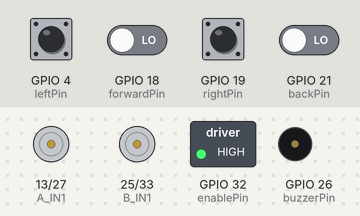
A sketch run on a simulated ESP32. Parts: motor-driver pin pairs drawn as motors (green arrow = first pin HIGH = forward, orange = second pin HIGH = backward, longer = more drive), switched loads named in the sketch (green lamp = pin HIGH), buzzer (waves = sounding). Inputs (shaded band) come from the test bench; at power-on: GPIO 4 (leftPin), GPIO 18 (forwardPin), GPIO 19 (rightPin), GPIO 21 (backPin) LOW.

Above: at 1.2 s.
1.3 s: GPIO 4 (leftPin) pulled HIGH for 0.15 s
At 1.45 s:
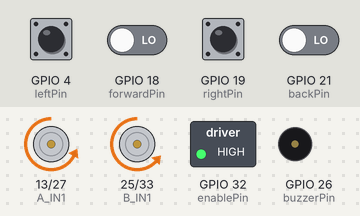
4.3 s: GPIO 21 (backPin) driven HIGH
At 4.46 s:
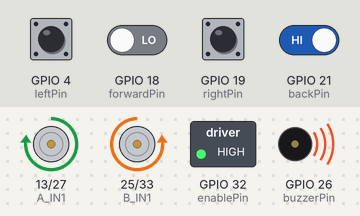
At 5.37 s:
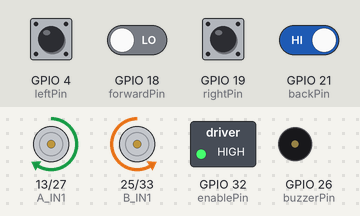
7.3 s: GPIO 18 (forwardPin) driven HIGH
At 7.52 s:
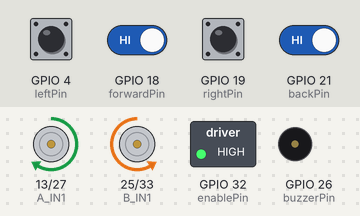
10.3 s: GPIO 19 (rightPin) pulled HIGH for 1 s
13.3 s: GPIO 19 (rightPin) pulled HIGH for 0.15 s
16.3 s: GPIO 4 (leftPin) pulled HIGH for 1 s
Timing chart, 0 to 20.3 s (numbered marks = the images above; inputs shaded):
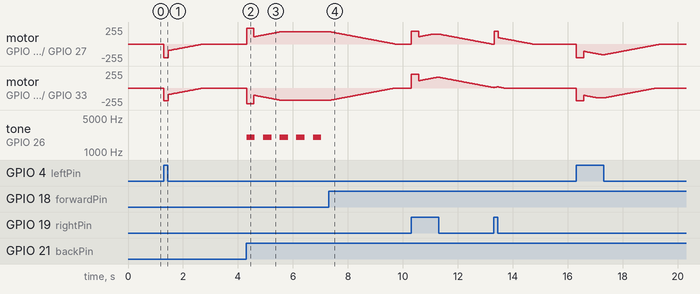

The sketch:

MotorSupport.ino
```cpp
//4-directional joystick program

//DON'T USE PINS
/*
No input: 0, 1, 2, 3, 5, 6, 7, 8, 9, 10, 11, 12, 14, 15, 34, 35, 36, 39
*/

// === Pin Locations ===
const int leftPin = 4;    // Yellow wire
const int rightPin = 19;   // Blue wire
const int backPin = 21;    // Black wire
const int forwardPin = 18;  // Red wire

// === Motor driver pins ===
const int A_IN1 = 13;  // Right motor IN1 Backward
const int A_IN2 = 27;  // Right motor IN2 Forward
const int B_IN1 = 25;  // Left motor IN1 Forward
const int B_IN2 = 33;  // Left motor IN2 Backward
const int enablePin = 32;

// === Buzzer Pin ===
const int buzzerPin = 26;

// === Constants ===
const int MAX_SPEED = 3000;
const int TURN_SPEED_OUTSIDE = 2600;
const int TURN_SPEED_INSIDE  = -2400;
const int RAMP_STEP = 25;          // Number of ramp increments (Controls acceleration)
const long buzzerInterval = 300;  // How fast we "BeepBeepBeep"

// === Kickstart Constants ===
const int  KICKSTART_PWM = 3800;
const int MIN_SUSTAIN_PWM = 1400;     // The baseline speed to drop to after the kickstart finishes
const int KICKSTART_DURATION = 250;  // Milliseconds to apply the high torque

// === PWM Settings ===
const int freq = 5000;
const int resolution = 12;

// === Intermediate Variables ===
int currentLeft = 0;
int currentRight = 0;
int targetLeft = 0;
int targetRight = 0;

unsigned long lastToggle = 0;
bool buzzerIsOn = false;
bool buzzerState = false;

// === Kickstart Flags ===
unsigned long leftKickstartTimer = 0;
unsigned long rightKickstartTimer = 0;
bool isLeftKickstarting = false;
bool isRightKickstarting = false;

void setup() {
  //Set Controller Pins
  pinMode(forwardPin, INPUT_PULLDOWN);
  pinMode(backPin, INPUT_PULLDOWN);
  pinMode(leftPin, INPUT_PULLDOWN);
  pinMode(rightPin, INPUT_PULLDOWN);

  //Buzzer Pin
  ledcAttach(buzzerPin, 2000, 8);

  //Enable Pin High
  pinMode(enablePin, OUTPUT);
  digitalWrite(enablePin, HIGH);

  // Setup PWM channels
  ledcAttach(A_IN2, freq, resolution);
  ledcAttach(A_IN1, freq, resolution);
  ledcAttach(B_IN1, freq, resolution);
  ledcAttach(B_IN2, freq, resolution);
}

//Ramp Helper Method
int rampSpeed(int current, int target, int step) {
  if (current < target) {
    current += step;
    if (current > target) current = target;  // Don't overshoot the target
  } else if (current > target) {
    current -= step;
    if (current < target) current = target;  // Don't undershoot the target
  }
  return current;
}

// === Translation Functions ===

//Left motor driving function
void driveLeftMotor(int speed) {
  if (speed > 0) {
    ledcWrite(B_IN1, speed);
    ledcWrite(B_IN2, 0);
  } else if (speed < 0) {
    ledcWrite(B_IN1, 0);
    ledcWrite(B_IN2, abs(speed));
  } else {
    ledcWrite(B_IN1, 0);
    ledcWrite(B_IN2, 0);
  }
}

//Right motor driving function
void driveRightMotor(int speed) {
  if (speed > 0) {
    ledcWrite(A_IN2, speed);
    ledcWrite(A_IN1, 0);
  } else if (speed < 0) {
    ledcWrite(A_IN2, 0);
    ledcWrite(A_IN1, abs(speed));
  } else {
    ledcWrite(A_IN2, 0);
    ledcWrite(A_IN1, 0);
  }
}

void loop() {

  bool forward = digitalRead(forwardPin);
  bool back = digitalRead(backPin);
  bool left = digitalRead(leftPin);
  bool right = digitalRead(rightPin);

/*
  //TEST ALL DIRECTIONS
  if(forward && !back){
    ledcWrite(A_IN2, MAX_SPEED);
    ledcWrite(A_IN1, 0);
    ledcWrite(B_IN2, 0);
    ledcWrite(B_IN1, MAX_SPEED);
  } else if(back && !forward){
    ledcWrite(A_IN2, 0);
    ledcWrite(A_IN1, MAX_SPEED);
    ledcWrite(B_IN2, MAX_SPEED);
    ledcWrite(B_IN1, 0);
  } else if(right){
    ledcWrite(A_IN2, 0);
    ledcWrite(A_IN1, MAX_SPEED);
    ledcWrite(B_IN2, 0);
    ledcWrite(B_IN1, MAX_SPEED);
  } else if(left){
    ledcWrite(A_IN2, MAX_SPEED);
    ledcWrite(A_IN1, 0);
    ledcWrite(B_IN2, MAX_SPEED);
    ledcWrite(B_IN1, 0);
  } else{
    ledcWrite(A_IN2, 0);
    ledcWrite(A_IN1, 0);
    ledcWrite(B_IN2, 0);
    ledcWrite(B_IN1, 0);
  }
*/

  //Default to zero
  targetLeft = 0;
  targetRight = 0;

  //Joystick directions
  //Forward
  if (forward && !back) {
    targetLeft = MAX_SPEED;
    targetRight = MAX_SPEED;
  }
  //Backward
  else if (back && !forward) {
    targetLeft = -MAX_SPEED;
    targetRight = -MAX_SPEED;
    buzzerIsOn = true;
  }
  //Right
  else if (right && !left) {
    targetLeft = TURN_SPEED_OUTSIDE;
    targetRight = TURN_SPEED_INSIDE;
  }
  //Left
  else if (left && !right) {
    targetLeft = TURN_SPEED_INSIDE;
    targetRight = TURN_SPEED_OUTSIDE;
  }
  //Default to 0
  else {
    targetLeft = 0;
    targetRight = 0;
    buzzerIsOn = false;
  }

  //SPEED SYNCHRONIZATION
  if(targetLeft == targetRight && targetLeft != 0){
    if(abs(currentLeft - currentRight) > RAMP_STEP){

      int midPoint = (currentLeft + currentRight) / 2;

      targetLeft = midPoint;
      targetRight = midPoint;

    }
  }

//Kickstart logic
// LEFT MOTOR
  if (targetLeft != 0 && currentLeft == 0) {
    isLeftKickstarting = true;
    leftKickstartTimer = millis();
    // Jumpstart the ramp baseline
    currentLeft = (targetLeft > 0) ? MIN_SUSTAIN_PWM : -MIN_SUSTAIN_PWM;
  }
  if (targetLeft == 0) {
    isLeftKickstarting = false;
  }

  // RIGHT MOTOR
  if (targetRight != 0 && currentRight == 0) {
    isRightKickstarting = true;
    rightKickstartTimer = millis();
    // Jumpstart the ramp baseline
    currentRight = (targetRight > 0) ? MIN_SUSTAIN_PWM : -MIN_SUSTAIN_PWM;
  }
  if (targetRight == 0) {
    isRightKickstarting = false;
  }

  //Calculate ramped speed
  currentLeft = rampSpeed(currentLeft, targetLeft, RAMP_STEP);
  currentRight = rampSpeed(currentRight, targetRight, RAMP_STEP);

//Kickstart Override
  int finalLeftOutput = currentLeft;
  int finalRightOutput = currentRight;

  if (isLeftKickstarting) {
    if (millis() - leftKickstartTimer < KICKSTART_DURATION) {
      int leftKickValue = map(abs(targetLeft), 0, MAX_SPEED, 0, KICKSTART_PWM);
      finalLeftOutput = (targetLeft > 0) ? leftKickValue : -leftKickValue;
    } else {
      isLeftKickstarting = false; // Timer finished
    }
  }

  if (isRightKickstarting) {
    if (millis() - rightKickstartTimer < KICKSTART_DURATION) {
      int rightKickValue = map(abs(targetRight), 0, MAX_SPEED, 0, KICKSTART_PWM);
      finalRightOutput = (targetRight > 0) ? rightKickValue : -rightKickValue;
    } else {
      isRightKickstarting = false; // Timer finished
    }
  }

  //Send speed to motor driving function
  driveLeftMotor(finalLeftOutput);
  driveRightMotor(finalRightOutput);

  //Reverse Buzzer Function
  if (buzzerIsOn) {
    if (millis() - lastToggle > buzzerInterval) {
      lastToggle = millis();
      buzzerState = !buzzerState;

      if (buzzerState) {
        ledcWriteTone(buzzerPin, 2000);
      } else {
        ledcWriteTone(buzzerPin, 0);
      }
    }
  } else {
    ledcWriteTone(buzzerPin, 0); // ensure off
  }

  delay(20);
}
```

Measured:
- after the input at 4.3 s, tone on GPIO 26 (buzzerPin): alternates 2000 Hz for 0.30 s and silent for 0.30 s, starting at once
- after the input at 7.3 s, motor on GPIO 13 (A_IN1) / GPIO 27 (A_IN2): moves from forward 187/255 to stopped over 2.4 s, starting at once; motor on GPIO 25 (B_IN1) / GPIO 33 (B_IN2): moves from backward 187/255 to stopped over 2.4 s, starting at once; tone on GPIO 26 (buzzerPin): stops changing and stays silent
